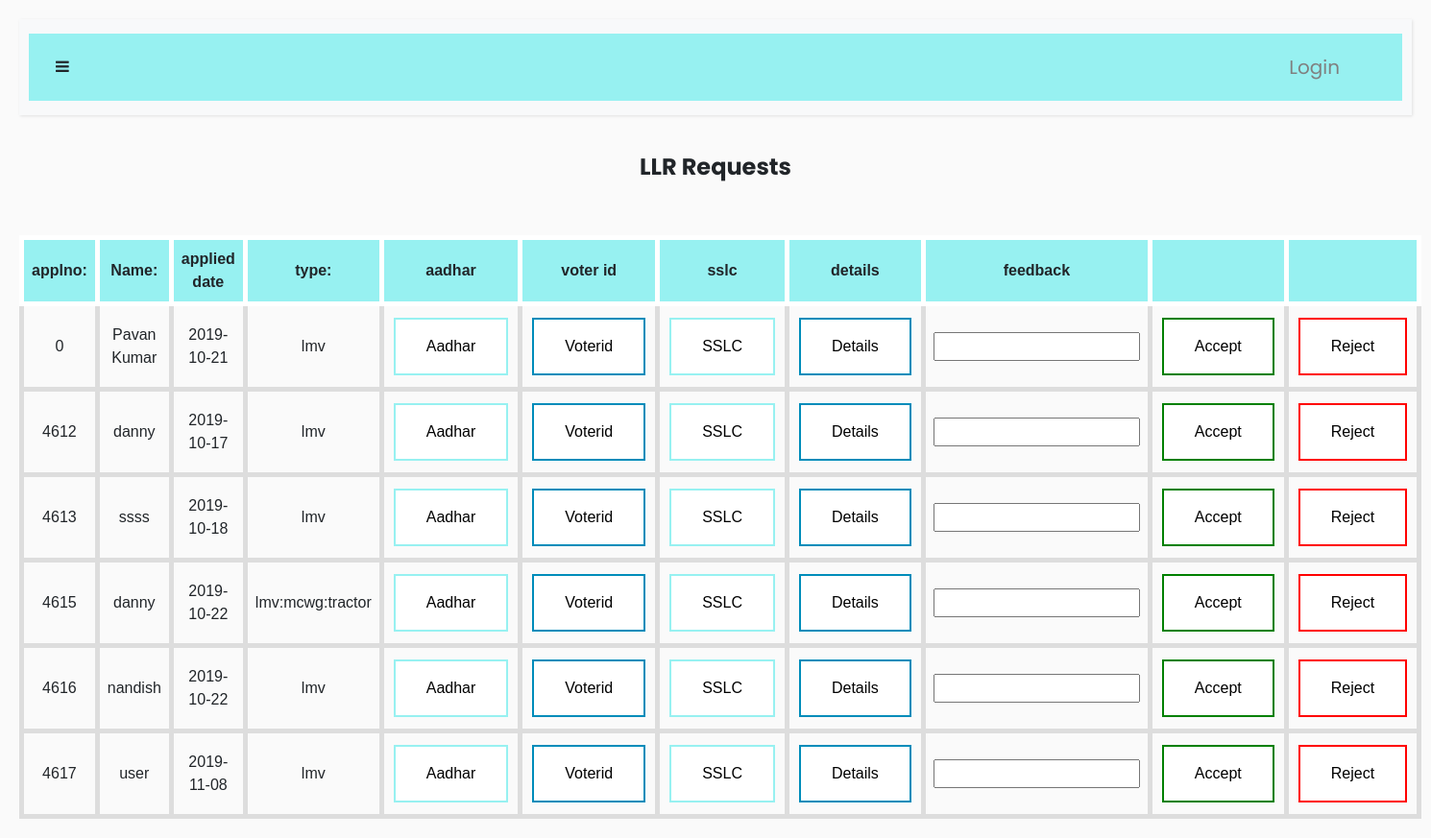
Before: /adminllr with the older database file.
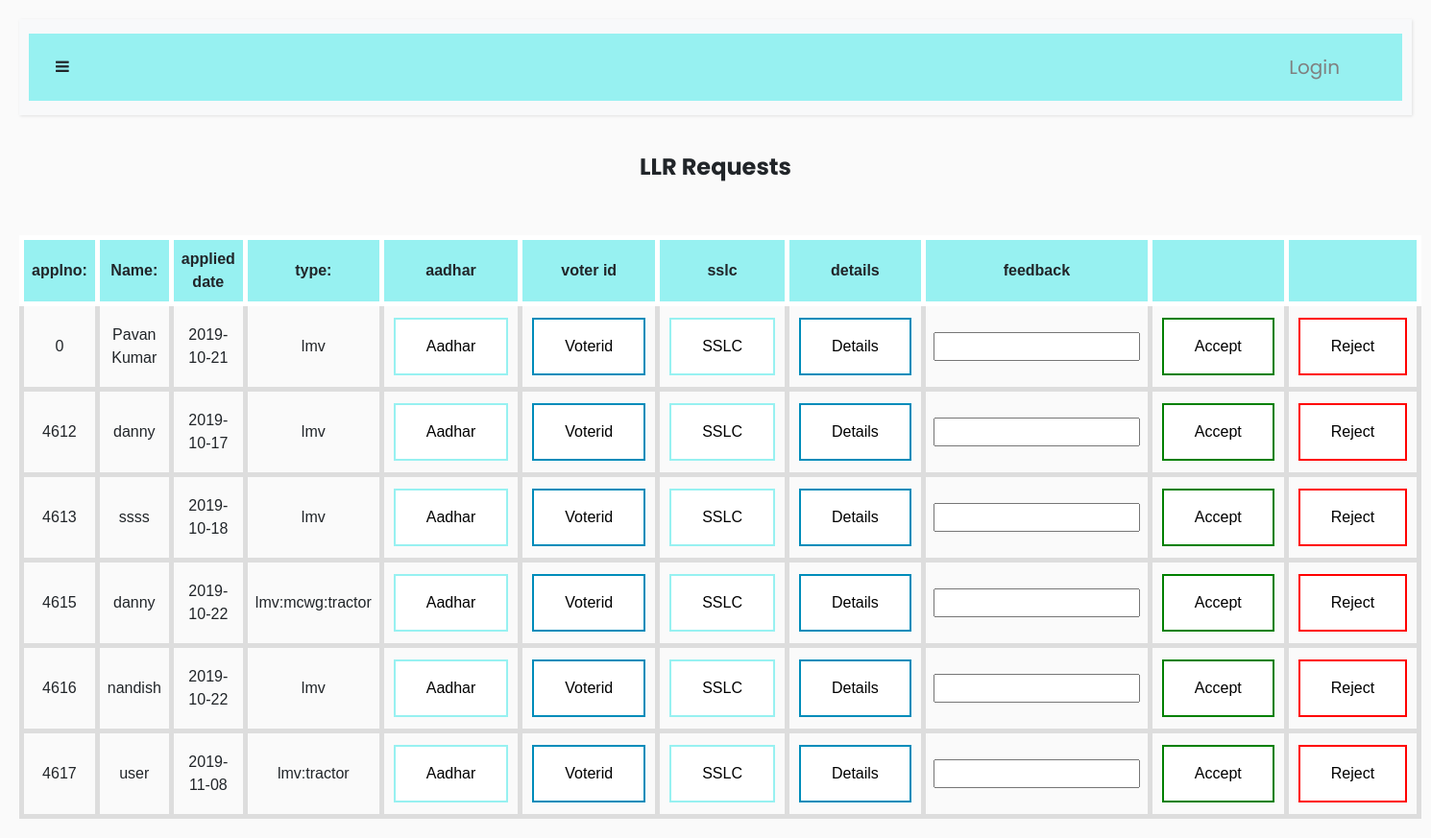
After: the same page with the newer database file.
### tables this page shows
CREATE TABLE "llr" (
	`applno`	INTEGER NOT NULL PRIMARY KEY AUTOINCREMENT,
	`firstname`	TEXT,
	`lastname`	TEXT,
	`fathername`	TEXT,
	`email`	TEXT,
	`address`	TEXT,
	`pincode`	INTEGER,
	`city`	TEXT,
	`district`	TEXT,
	`state`	TEXT,
	`country`	TEXT,
	`dob`	TEXT,
	`age`	INTEGER,
	`gender`	TEXT,
	`phone`	INTEGER,
	`bloodgroup`	TEXT,
	`currentdate`	TEXT,
	`expirydate`	TEXT,
	`status`	TEXT,
	`type`	TEXT,
	`rto`	TEXT,
	`feedback`	TEXT,
	`llrno`	TEXT,
	`admindate`	TEXT
);

### login.py (the view)
@app.route('/adminllr',methods=['GET','POST'])
def adminllr():
    with sqlite3.connect('r.db') as con:
            cur=con.cursor()
            try:
                if(cur.execute("SELECT firstname,email,age,city,gender,currentdate,type,applno FROM llr WHERE status=?",("pending",))):
                    data=cur.fetchall()
                    return render_template('adminllr.html',data=data)
                else:
                    flash("no user requests","warning")
                    return render_template('empdashboard.html')
            except:
                flash("no user requests","warning")
                return render_template('empdashboard.html')

### templates/adminllr.html (shortened to what this page needs)
{% extends "layout.html" %}
{% block body %}
<center><h4><b>LLR Requests</b></h4><br><br>
{%if data%}
    <table>
        <tr>
            <th>applno:</th>
           <th>Name:</th>
            <th>applied date</th>
            <th>type:</th>
            <th>aadhar</th>
            <th>voter id</th>
            <th>sslc</th>
            <th>details</th>
            <th>feedback</th>
            <th> </th>
            <th> </th>
        </tr>
        {% for row in data %}
        <form method=post  action="/edit/{{ row[1] }}">
        <tr>
            <td>{{row[7]}}</td>
            <td>{{row[0]}}</td>
            <td>{{row[5]}}</td>
            <td>{{row[6]}}</td>
            <td><a href="/aadhar/{{ row[1] }}"><button type="button" class="button button1">Aadhar</button></a></td>
            <td><a href="/voterid/{{ row[1] }}"><button type="button" class="button button2">Voterid</button></a></td>
            <td><a href="/sslc/{{ row[1] }}"><button type="button" class="button button1">SSLC</button></a></td>
            <td><a href="/details/{{ row[1] }}"><button type="button" class="button button2">Details</button></a></td>
            <td><input type="text" name="feedback"></td>
            <td><input type="submit" name="action" class="button button3" value="Accept"></td>
            <td><input type="submit" name="action" class="button button4" value="Reject"></td>
        </tr>
    </form>
{% endfor %}
    </table>
{%else%}
<center>
    <br><br>
    <p> No Requests for LLR</p>
</center>
        {%endif%}
{% endblock%}

### templates/layout.html (shortened to what this page needs)
<!doctype html>
<html lang="en">
<head>
  <link rel="stylesheet" href="{{ url_for('static',filename='styles/myform.css')}}" type="text/css">
  <link rel="stylesheet" href="https://stackpath.bootstrapcdn.com/bootstrap/4.3.1/css/bootstrap.min.css">
  <link rel="stylesheet" href="https://cdnjs.cloudflare.com/ajax/libs/malihu-custom-scrollbar-plugin/3.1.5/jquery.mCustomScrollbar.min.css">
  <link rel="stylesheet" href="https://stackpath.bootstrapcdn.com/bootstrap/4.3.1/css/bootstrap.min.css">
  <link href="https://stackpath.bootstrapcdn.com/bootstrap/4.3.1/css/bootstrap.min.css" rel="stylesheet">
  <link rel="stylesheet" href="https://stackpath.bootstrapcdn.com/font-awesome/4.7.0/css/font-awesome.min.css">
</head>
  <body class="text-center">
    {% include 'navbar.html' %}
    {% block body %}
    {% endblock %}
    </body>
    </html>

### templates/navbar.html (shortened to what this page needs)
<div class="wrapper">
  <div id="content">
      <nav class="navbar navbar-expand-lg navbar-light bg-light">
          <div class="container-fluid">
              <button type="button" id="sidebarCollapse" class="btn text-sidebar bg-turbo-yellow" color="black">
                  <i class="fa fa-bars"></i>
              </button>
              <div class="collapse navbar-collapse" id="navbarSupportedContent" >
                  <ul class="nav navbar-nav ml-auto">
                      <div class="dropdown" id="navbarSupportedContent">
                           {% if session.get("email", None) == None %}
                        <button class="dropbtn" style="font-size: 20px;" >Login</button>
                                {% endif %}
                      </div>
                  </ul>
              </div>
          </div>
      </nav>

### templates/navbar.html (style rules this page uses)
body { font-family: 'Poppins', sans-serif; background: #fafafa; }
a, a:hover, a:focus { color: inherit; text-decoration: none; transition: all 0.3s; }
.container-fluid { background: rgb(151, 241, 241); }
.navbar { padding: 15px 10px; background: rgb(136, 120, 120); border: none; border-radius: 0; margin-bottom: 40px; box-shadow: 1px 1px 3px rgba(0, 0, 0, 0.1); }
.wrapper { display: flex; width: 100%; align-items: stretch; }
#content { width: 100%; padding: 20px; min-height: 100vh; transition: all 0.3s; }
.dropbtn { background-color:rgb(151, 241, 241); font-family: 'Poppins', sans-serif; color: Gray; padding: 20px; font-size: 16px; border: none; cursor: pointer; margin-right: 30px; }
.dropdown { position: relative; display: inline-block; }

### templates/adminllr.html (style rules this page uses)
.button { background-color: rgb(151, 241, 241); border: none; color: white; padding: 16px 32px; text-align: center; text-decoration: none; display: inline-block; font-size: 16px; margin: 4px 2px; -webkit-transition-duration: 0.4s; transition-duration: 0.4s; cursor: pointer; }
.button1 { background-color: white; color: black; border: 2px solid rgb(151, 241, 241); }
table { font-family: arial, sans-serif; border-collapse: collapse; width: 100%; }
th { border: 5px solid white; text-align: center; background-color: rgb(151, 241, 241); padding: 8px; }
td { border: 5px solid #dddddd; text-align: center; padding: 8px; }

### templates/layout.html (style rules this page uses)
.button { background-color: rgb(151, 241, 241); border: none; color: white; padding: 16px 32px; text-align: center; text-decoration: none; display: inline-block; font-size: 16px; margin: 4px 2px; -webkit-transition-duration: 0.4s; transition-duration: 0.4s; cursor: pointer; }
.button1 { background-color: white; color: black; border: 2px solid rgb(151, 241, 241); }
.button2 { background-color: white; color: black; border: 2px solid #008CBA; }
.button3 { background-color: white; color: black; border: 2px solid green; }
.button4 { background-color: white; color: black; border: 2px solid red; }

Changed rows visible on the page:
changed llr "user": type "lmv" → "lmv:tractor"
